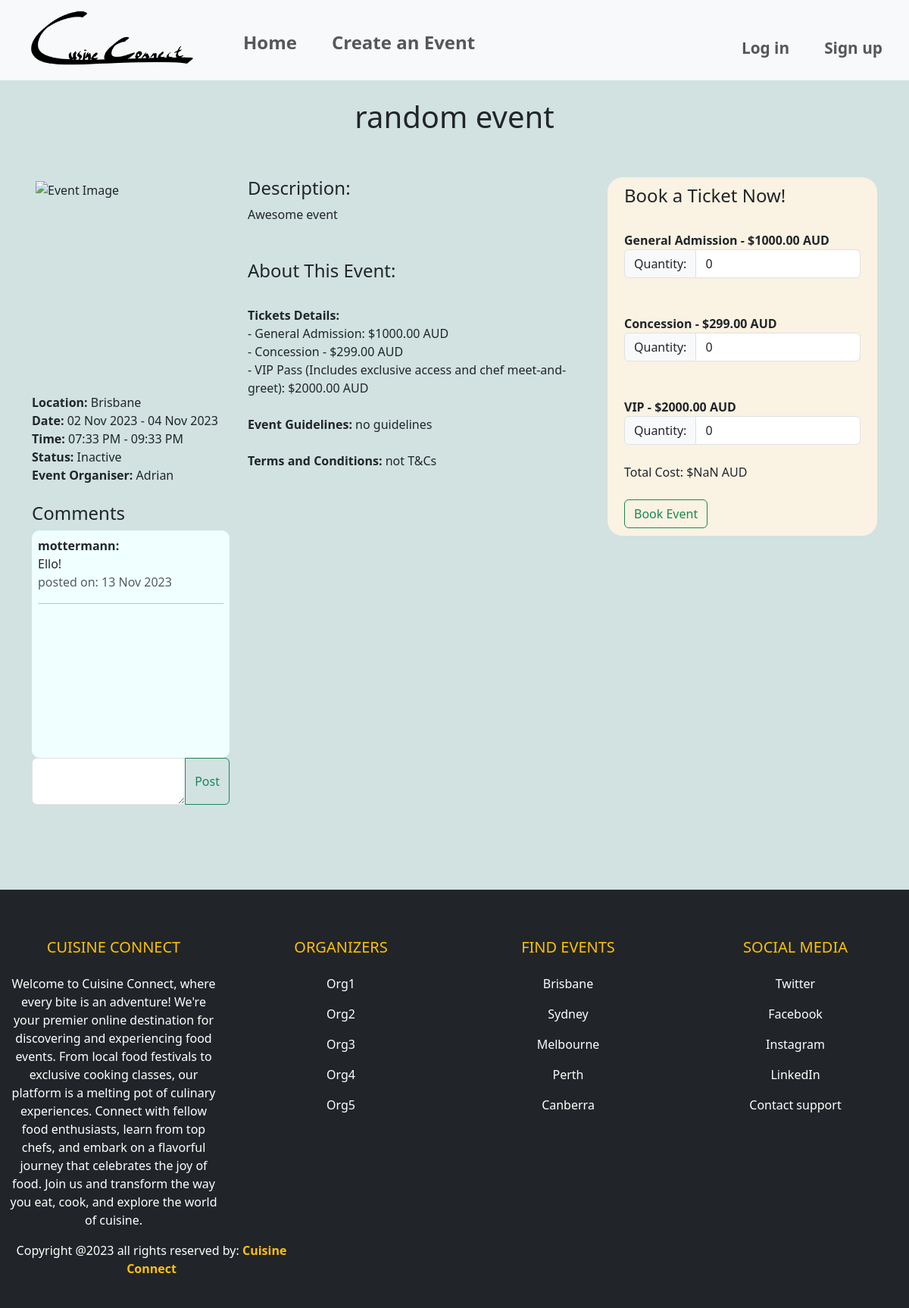
Before: /events/event/5 with the older database file.
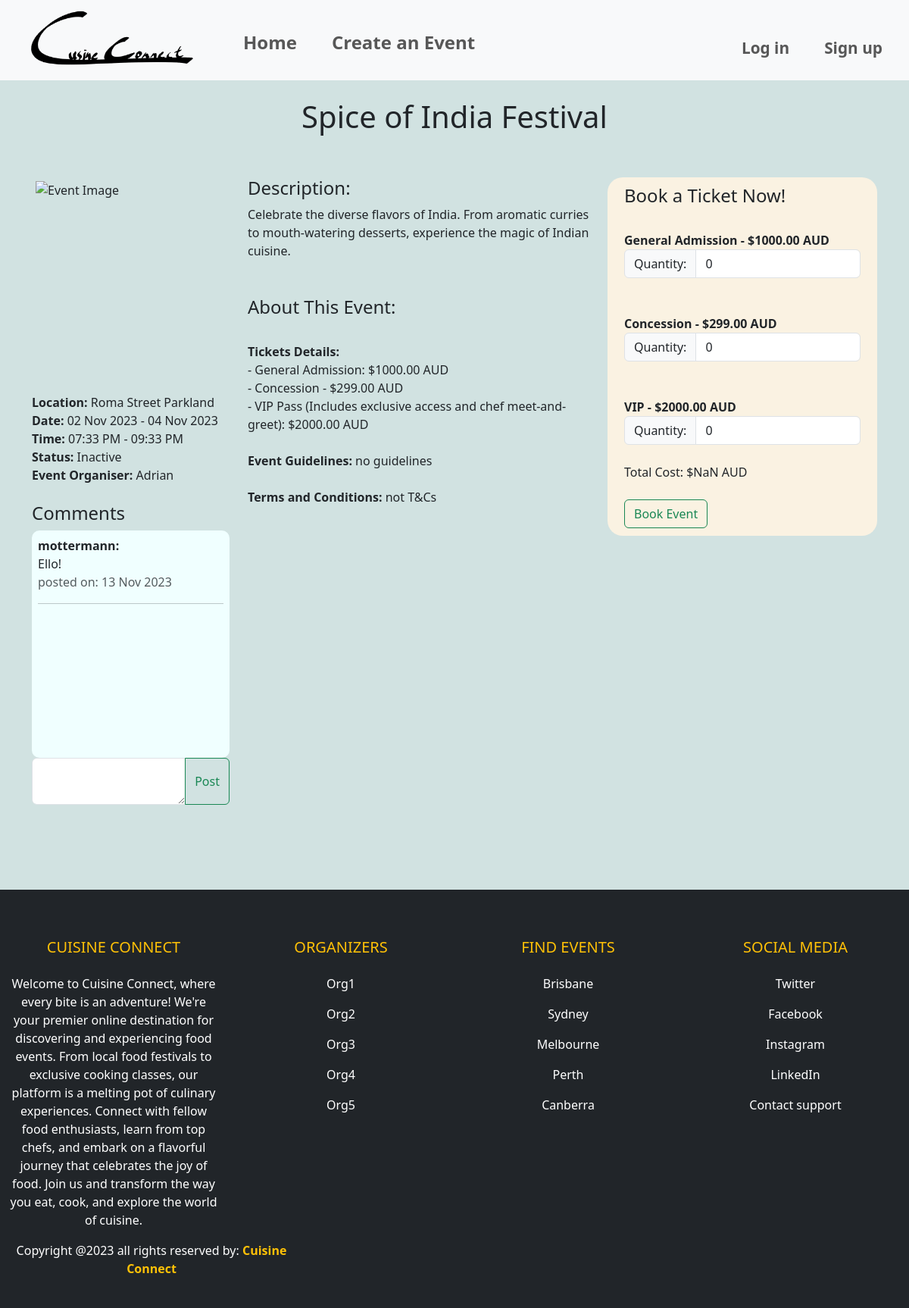
After: the same page with the newer database file.
### website/models.py (models this page shows, shortened)
class Event(db.Model):
    __tablename__ = 'events'
    id = db.Column(db.Integer, primary_key=True)
    name = db.Column(db.String(80), nullable=False)
    location = db.Column(db.String(400), nullable=False)
    start_date = db.Column(db.Date, nullable=False)
    end_date = db.Column(db.Date, nullable=False)
    start_time = db.Column(db.Time, nullable=False)
    end_time = db.Column(db.Time, nullable=False)
    ga_price = db.Column(db.Numeric, nullable=False)
    ga_availability = db.Column(db.Integer, nullable=False)
    concession_price = db.Column(db.Numeric, nullable=False)
    concession_availability = db.Column(db.Integer, nullable=False)
    vip_price = db.Column(db.Numeric, nullable=False)
    vip_availability = db.Column(db.Integer, nullable=False)
    description = db.Column(db.Text, nullable=False)
    image = db.Column(db.String(400), nullable=True)
    event_guidelines = db.Column(db.Text, nullable=True)
    terms_conditions = db.Column(db.Text, nullable=True)
    category = db.Column(db.String(80), nullable=True)
    comments = db.relationship('Comment', backref='event')
    user_id = db.Column(db.Integer, db.ForeignKey('users.id'))
    user = db.relationship('User', backref=db.backref('events', lazy=True))
    is_cancelled = db.Column(db.Boolean, default=False)
    event_bookings = db.relationship('Bookings', back_populates='event', lazy=True)
    @property
    def total_availability(self):
        return (self.concession_availability + self.ga_availability + self.vip_availability)
    @property
    def total_tickets_booked(self):
        return sum(bookings.ga_quantity + bookings.concession_quantity + bookings.vip_quantity for bookings in self.event_bookings)
    @property
    def status(self):
        try:
            if self.is_cancelled:
                return "Cancelled"
            elif self.total_availability == self.total_tickets_booked:
                return "Sold Out"
            elif datetime.combine(self.start_date, self.start_time) < datetime.now():
                return "Inactive"
            else:
                return "Open"
        except Exception as e:
            print(f"Error updating status: {e}")

### website/events.py (the view)
@bp.route('/event/<int:id>')
def event_details(id):
    print(f"Event ID: {id}")
    event = Event.query.get_or_404(id)
    comment_form = CommentForm()
    return render_template('eventDetails.html', event=event, form=comment_form)

### website/forms.py
class CommentForm(FlaskForm):
    text = TextAreaField('Comment', [InputRequired()])
    submit = SubmitField('Post')

### website/templates/eventDetails.html (shortened to what the changed rows need)
{% extends 'base.html' %}
{% block header %}
<link rel="stylesheet" href="{{ url_for('static', filename='style/style.css') }}">
{% endblock %}
{% block content %}
<div>
    <div class="heading">
        <h1>{{ event.name }}</h1><br><br>
    </div>
    <div class="container">
        <div class="row">
            <div class="col-sm-3">
                <div class="box">
                </div>
                <br><b>Location:</b> {{ event.location }}
                <br><b>Date:</b> {{ event.start_date.strftime('%d %b %Y') }} - {{ event.end_date.strftime('%d %b %Y') }}
                <br><b>Time:</b> {{ event.start_time.strftime('%I:%M %p') }} - {{ event.end_time.strftime('%I:%M %p') }}
                <br><b>Status:</b> {{ event.status }}
                <br><b>Event Organiser:</b> {{ event.user.name }}
                <br><br><h4>Comments</h4>
                <div class="overflow-auto reviewsColor">
                </div>
                <form method="post" action="{{ url_for('event.post_comment', event_id=event.id) }}">
                </form>
            </div>
            <div class="col-sm-5">
                <h4>Description:</h4>
                {{ event.description }}
                <br><br><br><h4>About This Event:</h4>
                <br><b>Tickets Details:</b>
                <br>- General Admission: ${{ "%.2f"|format(event.ga_price) }} AUD
                <br>- Concession - ${{ "%.2f"|format(event.concession_price) }} AUD
                <br>- VIP Pass (Includes exclusive access and chef meet-and-greet): ${{ "%.2f"|format(event.vip_price) }} AUD
                <br><br><b>Event Guidelines:</b>
                {{ event.event_guidelines }}
                <br><br><b>Terms and Conditions:</b>
                {{ event.terms_conditions }}
            </div>
            <div class="col-sm-4">
                <div class="formLayout">
                    <div class="container">
                        <form method="post" action="{{ url_for('event.book_event', id=event.id) }}">
                            <br><b>General Admission - ${{ "%.2f"|format(event.ga_price) }} AUD</b><br>
                            <div class="input-group">
                                <div class="input-group-text">Quantity:</div>
                                <input type="number" name="ga_quantity" id="GAquantity" class="form-control" min="0" value="0">
                            </div><br>
                            <br><b>Concession - ${{ "%.2f"|format(event.concession_price) }} AUD</b><br>
                            <div class="input-group">
                                <div class="input-group-text">Quantity:</div>
                                <input type="number" name="concession_quantity" id="concessionquantity" class="form-control" min="0" value="0">
                            </div><br>
                            <br><b>VIP - ${{ "%.2f"|format(event.vip_price) }} AUD</b><br>
                            <div class="input-group">
                                <div class="input-group-text">Quantity:</div>
                                <input type="number" name="vip_quantity" id="VIPquantity" class="form-control" min="0" value="0">
                            </div><br>
                            <div id="totalPrice">Total Cost: $0.00 AUD</div><br>
                            <button class="btn btn-outline-success" type="submit">Book Event</button>
                        </form>
                    </div>
                </div>
            </div>
        </div>
    </div>
</div>
<br><br><br><br>
{% endblock %}

Changed rows visible on the page:
changed Event "07:33 PM": name "random event" → "Spice of India Festival"; location "Brisbane" → "Roma Street Parkland"; description "Awesome event" → "Celebrate the diverse flavors of India. From aromatic curries to mouth-watering desserts, experience the magic of Indian cuisine."
